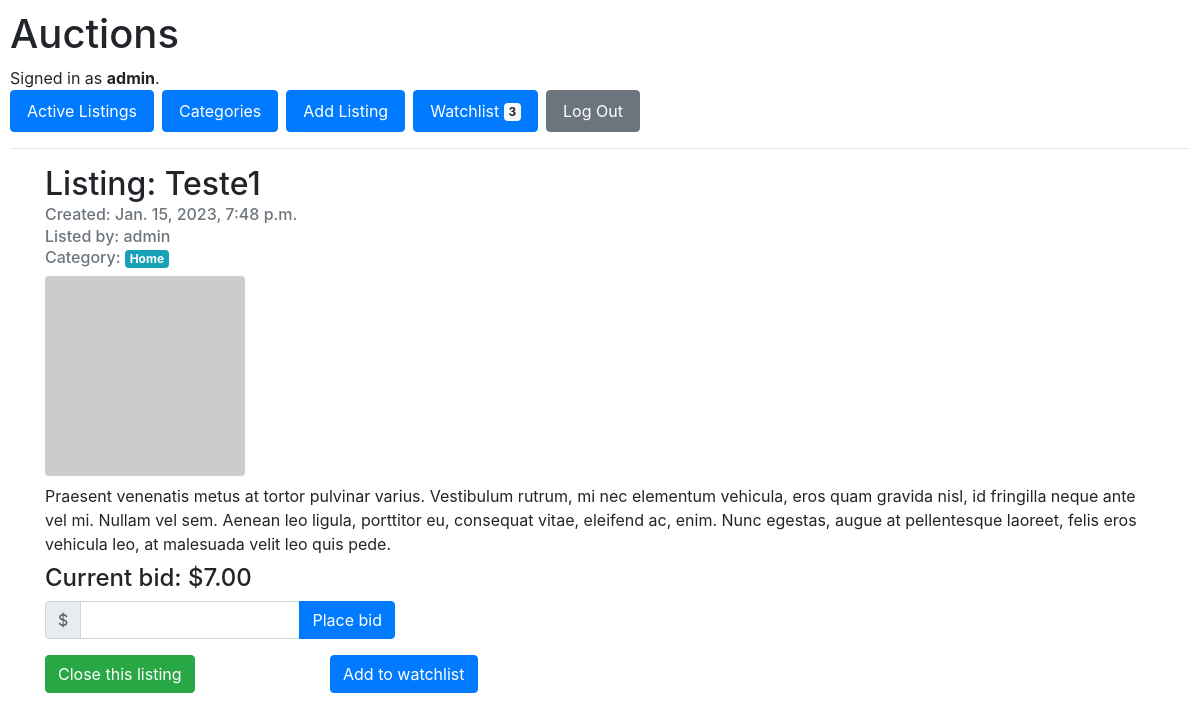
Page /listing/1/ (signed in) on the committed database.
### auctions/models.py (models this page shows, shortened)
class User(AbstractUser):
    watchlist = models.ManyToManyField(to="Listing", related_name="watched_by")

class Listing(models.Model):
    user = models.ForeignKey(to=User, on_delete=models.PROTECT)
    title = models.CharField(max_length=50)
    description = models.TextField()
    category = models.ForeignKey(to=Category, on_delete=models.PROTECT, blank=True, null=True)
    image = models.URLField(blank=True, null=True)
    starting_price = models.DecimalField(max_digits=20, decimal_places=2)
    date_created = models.DateTimeField(auto_now_add=True)
    is_active = models.BooleanField(default=True)

class Category(models.Model):
    name = models.CharField(max_length=50, unique=True)
    def __str__(self) -> str:
        return self.name
    class Meta:
        verbose_name_plural = "Categories"

class Bid(models.Model):
    user = models.ForeignKey(to=User, on_delete=models.PROTECT)
    listing = models.ForeignKey(to=Listing, on_delete=models.CASCADE)
    date = models.DateTimeField(auto_now_add=True)
    value = models.DecimalField(max_digits=20, decimal_places=2)

### auctions/views.py (the view, shortened to what this page needs)
# urls.py: path("listing/<int:listing_id>/", views.listing_detail, name="listing_detail"),
def listing_detail(request, listing_id):
    context = {}
    user = request.user
    listing = get_object_or_404(Listing, pk=listing_id)
    best_bid = Bid.objects.filter(listing=listing_id).order_by('value').last()
    context["listing"] = listing
    context["best_bid"] = best_bid
    return render(request, "auctions/listing_detail.html", context=context)

### auctions/templates/auctions/listing_detail.html (shortened to what this page needs)
{% extends 'auctions/layout.html' %}
{% block body %}
    <div class="container">
        <div class="row">
            <div class="col">
                <h2>Listing: {{ listing.title }}</h2>
                <h6 class="card-subtitle mb-2 text-muted">Created: {{ listing.date_created }}</h6>
                <h6 class="card-subtitle mb-2 text-muted">Listed by: {{ listing.user }}</h6>
                <h6 class="card-subtitle mb-2 text-muted">Category: <span class="badge badge-info">{{ listing.category }}</span></h6>
            </div>
        </div>
        <div class="row">
            <div class="col d-flex justify-content-start">
                <img src="{{ listing.image|default:'https://dummyimage.com/200x200/404040/ffffff.jpg&text=No+Image' }}" style="width: 200px; height: 200px;" class="rounded" alt="Teste">
            </div>
        </div>
        <div class="row">
            <div class="col">
                <p class="mt-2 mb-2">{{ listing.description }}</p>
            </div>
        </div>
        <div class="row">
            <div class="col">
                <h4>Current bid: ${{ best_bid.value|default:listing.starting_price|floatformat:2 }}</h4>{% if best_bid.user == user %}<small>Your bid is the current bid.</small>{% endif %}
            </div>
        </div>
        {% if listing.is_active %}
        <div class="row">
            <div class="col-4">
                <form action="{% url 'listing_detail' listing.id %}" method="post">
                    <div class="form-group ">
                        <div class="input-group">
                            <div class="input-group-prepend">
                                <span class="input-group-text">$</span>
                            </div>
                            <input type="text" class="form-control{% if bid_error %} is-invalid{% endif %}" name="bid" id="id_bid" required>
                            <div class="input-group-append">
                                <button class="btn btn-primary" type="submit">Place bid</button>
                            </div>
                        </div>
                    </div>
                </form>
            </div>
        </div>
        {% endif %}
        {% if user.is_authenticated %}
        <div class="row">
            {% if listing.user == user and listing.is_active %}
            <div class="col-3">
                <a href="{% url 'close_listing' listing.id %}" class="btn btn-success">Close this listing</a>
            </div>
            {% endif %}
            <div class="col-3">
                {% if listing in user.watchlist.all %}
                <a href="{% url 'watchlist_remove' listing.id %}" class="btn btn-danger">Remove from watchlist</a>
                {% else %}
                <a href="{% url 'watchlist_add' listing.id %}" class="btn btn-primary">Add to watchlist</a>
                {% endif %}
            </div>
        </div>
        {% endif %}
    </div>
{% endblock body %}

### auctions/templates/auctions/layout.html (shortened to what this page needs)
{% load static %}
<!DOCTYPE html>
<html lang="en">
    <head>
        <link rel="stylesheet" href="https://stackpath.bootstrapcdn.com/bootstrap/4.4.1/css/bootstrap.min.css">
        <link href="{% static 'auctions/styles.css' %}" rel="stylesheet">
    </head>
    <body>
        <h1>Auctions</h1>
        <div>
            {% if user.is_authenticated %}
                Signed in as <strong>{{ user.username }}</strong>.
            {% else %}
                Not signed in.
            {% endif %}
        </div>
        <ul class="nav">
            <li class="nav-item">
                <a class="nav-link btn btn-primary mr-2" href="{% url 'index' %}">Active Listings</a>
            </li>
            <li class="nav-item">
                <a class="nav-link btn btn-primary mr-2" href="{% url 'categories' %}">Categories</a>
            </li>
            {% if user.is_authenticated %}
                <li class="nav-item">
                    <a class="nav-link btn btn-primary mr-2" href="{% url 'add_listing' %}">Add Listing</a>
                </li>
                <li class="nav-item">
                    <a class="nav-link btn btn-primary mr-2" href="{% url 'watchlist' %}">Watchlist <span class="badge badge-light">{{ user.watchlist.all|length }}</span></a>
                </li>
                <li class="nav-item">
                    <a class="nav-link btn btn-secondary mr-2" href="{% url 'logout' %}">Log Out</a>
                </li>
            {% endif %}
        </ul>
        <hr>
        {% block body %}
        {% endblock %}
    </body>
</html>

### auctions/static/auctions/styles.css (style rules this page uses)
body { padding: 10px; }

### rows in the picture
User: username "admin", watchlist.all|length "3"
Listing: title "Teste1", date_created "Jan. 15, 2023, 7:48 p.m.", user "admin", category "Home", description "Praesent venenatis metus at tortor pulvinar varius. Vestibulum rutrum, mi nec elementum vehicula, eros quam gravida nisl, id fringilla neque ante vel mi. Nullam vel sem. Aenean leo ligula, porttitor eu, consequat vitae, eleifend ac, enim. Nunc egestas, augue at pellentesque laoreet, felis eros vehicula leo, at malesuada velit leo quis pede."
Bid: value "7.00"
